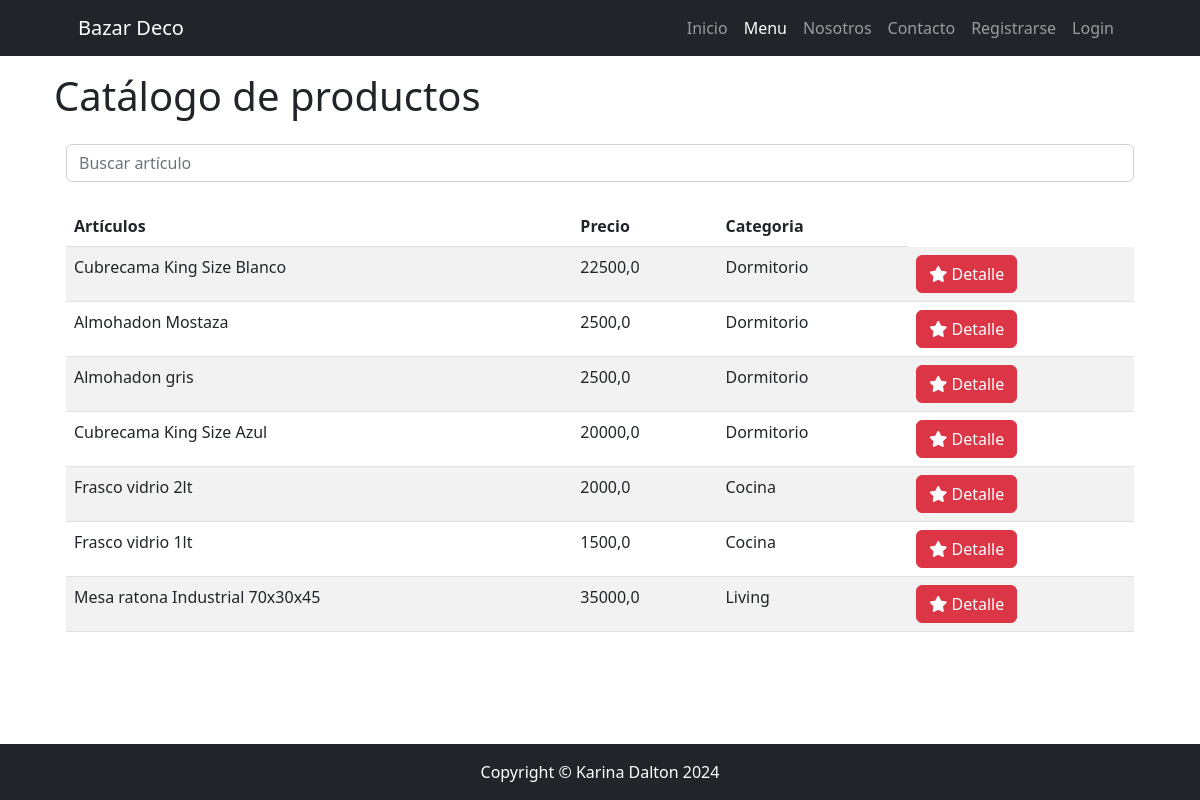
The page /catalogo/producto/list/ on the database as committed earlier.
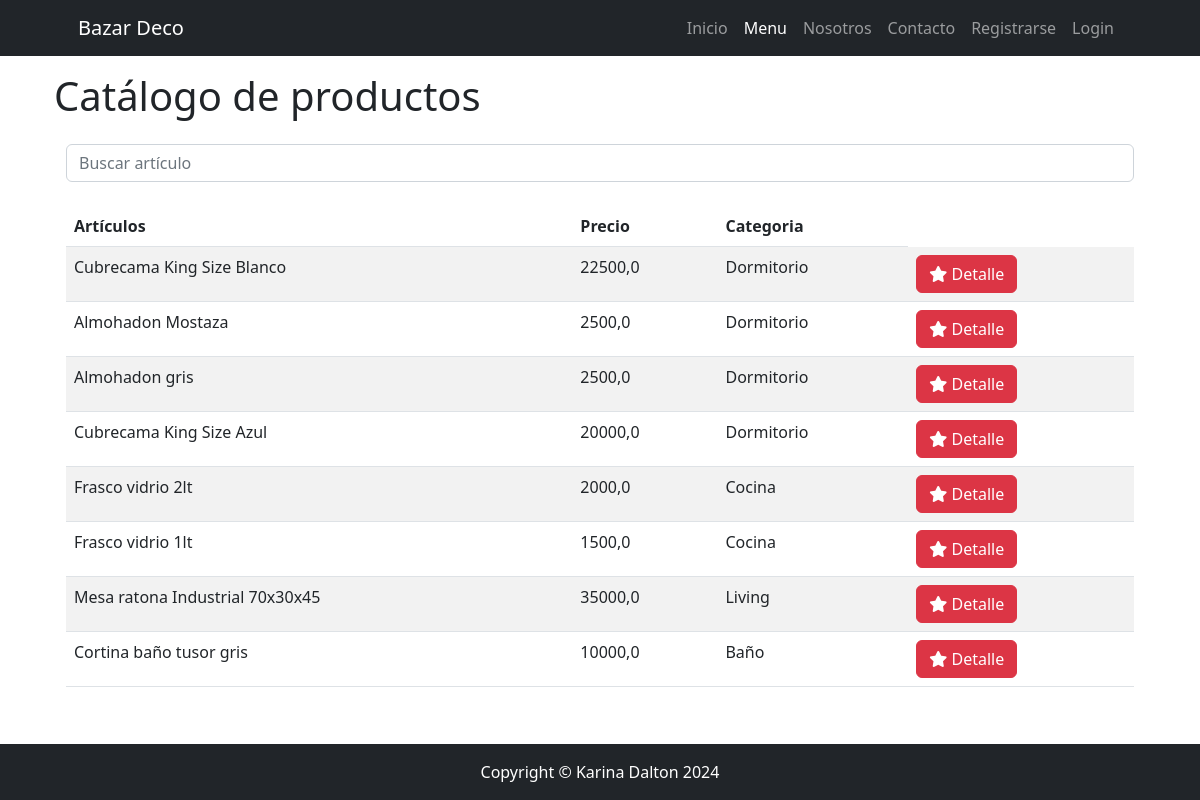
The same page on the database as committed later.
### apps/catalogo/models.py (models this page shows, shortened)
class Producto(models.Model):
    nombre = models.CharField(max_length=150)
    categoria = models.ForeignKey(
        Categoria, null=True, blank=True, on_delete=models.SET_NULL)
    precio = models.FloatField()
    fecha_creacion = models.DateField(
        default=timezone.now, editable=False, verbose_name="fecha de creación")
    descripcion = models.TextField(
        null=True, blank=True, verbose_name="descripción")
    class Meta:
        verbose_name = "producto"
        verbose_name_plural = "productos"

class Categoria(models.Model):
    nombre = models.CharField(max_length=100)
    def __str__(self):
        return f"{self.nombre}"

### apps/catalogo/views.py (the view)
# urls.py: path("producto/list/", ProductoList.as_view(), name="producto_list"),
class ProductoList(ListView):
    model = Producto
    template_name = 'catalogo/producto_list.html'
    def get_queryset(self):
        if self.request.GET.get("consulta"):
            consulta = self.request.GET.get("consulta")
            object_list = Producto.objects.filter(nombre__icontains=consulta)
        else:
            object_list = Producto.objects.all()
        return object_list

### apps/catalogo/templates/catalogo/producto_list.html (shortened to what this page needs)
{% extends 'core/base.html' %}
{% block content_title %}
Catálogo de productos
{% endblock content_title %}
{% block content %}
<div class="container">
    <div class="mb-4">
        <form method="get">
            <input type="text" class="form-control" name="consulta" placeholder="Buscar artículo">
        </form>
    </div>
    <table class="table table-striped">
        <thead>
            <tr>
                <th>Artículos</th>
                <th>Precio</th>
                <th>Categoria</th>
            </tr>
        </thead>
        <tbody>
            {% for articulo in object_list %}
            <tr>
                <td>{{ articulo.nombre }}</td>
                <td>{{ articulo.precio }}</td>
                <td>{{ articulo.categoria }}</td>
                <td>
                    <a href="{% url 'catalogo:producto_detail' articulo.id %}" class="btn btn-danger">
                        <i class="fas fa-star"></i> Detalle</a>
                </td>
            </tr>
            {% empty %}
            <tr>
                <td class="text-center">No hay artículos disponibles.</td>
            </tr>
            {% endfor %}
        </tbody>
    </table>
</div>
{% endblock content %}

Rows that differ between the two databases and show on the page:
added Producto: nombre "Cortina baño tusor gris", precio "10000,0", categoria "Baño"
